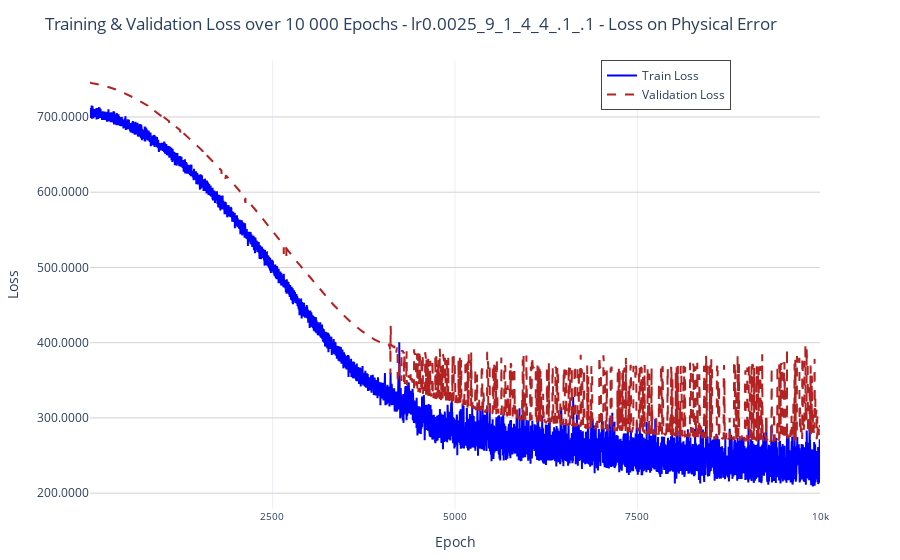

Notebook cell for this chart:
### Markdown cell above
# Plotly

### Code cell
import plotly.graph_objects as go

epochs = list(range(1, len(train_phys_losses) + 1))

fig = go.Figure()

# Training loss trace
fig.add_trace(go.Scatter(
    x=epochs,
    y=train_phys_losses,
    mode="lines",
    name="Train Loss",
    line=dict(color="blue", width=2)
))

# Validation loss trace
fig.add_trace(go.Scatter(
    x=epochs,
    y=val_phys_losses,
    mode="lines",
    name="Validation Loss",
    line=dict(color="firebrick", width=2, dash="dash")
))

# Layout enhancements
fig.update_layout(
    title="Training & Validation Loss over 10 000 Epochs - lr0.0025_9_1_4_4_.1_.1 - Loss on Physical Error",
    xaxis_title="Epoch",
    yaxis_title="Loss",
    xaxis=dict(
        tickmode='array',
        tickvals=list(range(0, 50500, 2500)),  # Show ticks every 100 epochs
        tickfont=dict(size=10)
    ),
    yaxis=dict(
        tickformat=".2e" if max(train_phys_losses + val_phys_losses) > 1e4 else ".4f",  # Dynamic formatting
        gridcolor="lightgray"
    ),
    legend=dict(
        x=0.7,        # push legend past the right edge
        y=1,
        xanchor="left",
        borderwidth=1
    ),
    
    template="plotly_white",
    margin=dict(t=60, b=40)
)

fig.show()

### Figure 1 — Plotly figure (JSON) as saved in the notebook; plotly's stock layout.template omitted (floating-point values rounded to 4 significant figures; data arrays with more than 128 entries replaced by an {"elided": "..."} marker saying what was removed)
{"data": [{"line": {"color": "blue", "width": 2}, "mode": "lines", "name": "Train Loss", "type": "scatter", "x": {"elided": "10000 int values"}, "y": {"elided": "10000 float values"}}, {"line": {"color": "firebrick", "dash": "dash", "width": 2}, "mode": "lines", "name": "Validation Loss", "type": "scatter", "x": {"elided": "10000 int values"}, "y": {"elided": "10000 float values"}}], "layout": {"legend": {"borderwidth": 1, "x": 0.7, "xanchor": "left", "y": 1}, "margin": {"b": 40, "t": 60}, "title": {"text": "Training & Validation Loss over 10 000 Epochs - lr0.0025_9_1_4_4_.1_.1 - Loss on Physical Error"}, "xaxis": {"tickfont": {"size": 10}, "tickmode": "array", "tickvals": [0, 2500, 5000, 7500, 10000, 12500, 15000, 17500, 20000, 22500, 25000, 27500, 30000, 32500, 35000, 37500, 40000, 42500, 45000, 47500, 50000], "title": {"text": "Epoch"}}, "yaxis": {"gridcolor": "lightgray", "tickformat": ".4f", "title": {"text": "Loss"}}}}
